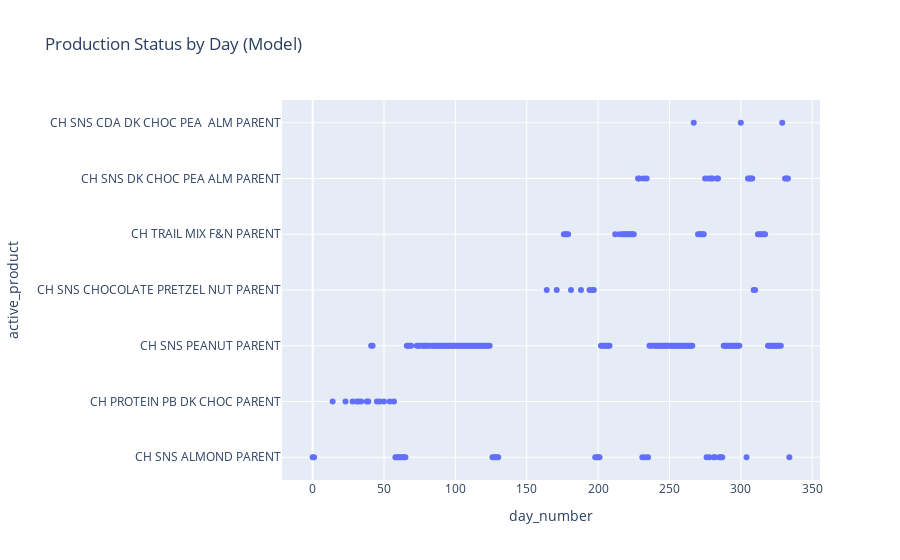

Notebook code for this chart:
### Markdown cell above
#### Gant Chart of Production Plan & Actual Production

### Code cell
df = df_prod_plan.with_columns(
    pl.when(pl.col("production_plan") > 0).then(pl.col("product_name")).otherwise(None).alias("active_product")
).drop_nulls()
fig = px.scatter(df,x = "day_number", y = "active_product", title = "Production Status by Day (Model)")
fig

### Figure 1 — Plotly figure (JSON) as saved in the notebook; plotly's stock layout.template omitted (floating-point values rounded to 4 significant figures; data arrays with more than 128 entries replaced by an {"elided": "..."} marker saying what was removed)
{"data": [{"hovertemplate": "day_number=%{x}<br>active_product=%{y}<extra></extra>", "legendgroup": "", "marker": {"color": "#636efa", "symbol": "circle"}, "mode": "markers", "name": "", "orientation": "h", "showlegend": false, "type": "scatter", "x": {"elided": "214 int values"}, "xaxis": "x", "y": {"elided": "214 str values"}, "yaxis": "y"}], "layout": {"legend": {"tracegroupgap": 0}, "title": {"text": "Production Status by Day (Model)"}, "xaxis": {"anchor": "y", "domain": [0, 1], "title": {"text": "day_number"}}, "yaxis": {"anchor": "x", "domain": [0, 1], "title": {"text": "active_product"}}}}
